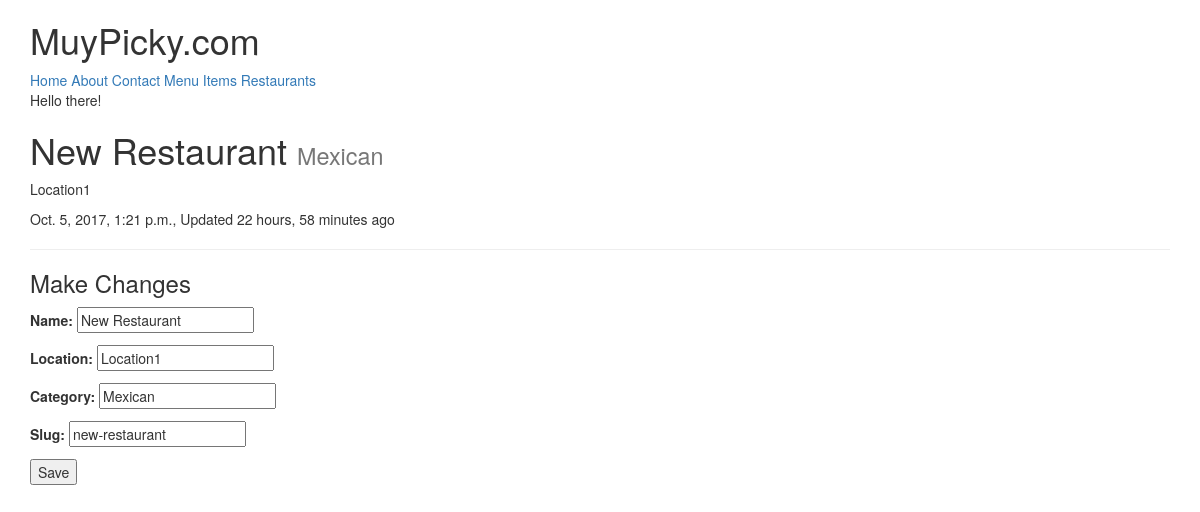
The page /restaurants/new-restaurant/ (signed in) on the database as committed earlier.
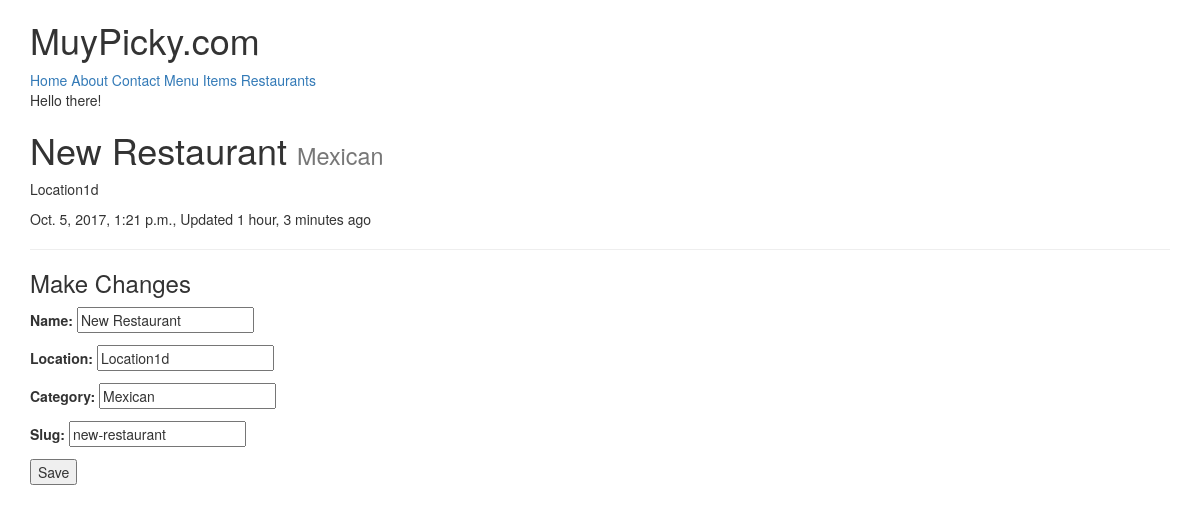
The same page on the database as committed later.
### restaurants/models.py (models this page shows, shortened)
class RestaurantLocation(models.Model):
    owner       = models.ForeignKey(User) # Django Models Unleashed JOINCFE.com
    name        = models.CharField(max_length=120)
    location    = models.CharField(max_length=120, null=True, blank=True)
    category    = models.CharField(max_length=120, null=True, blank=True, validators=[validate_category])
    timestamp   = models.DateTimeField(auto_now_add=True)
    updated     = models.DateTimeField(auto_now=True)
    slug        = models.SlugField(null=True, blank=True)

### restaurants/views.py (the view)
# urls.py: url(r'^(?P<slug>[\w-]+)/$', RestaurantUpdateView.as_view(), name='detail'),
class RestaurantUpdateView(LoginRequiredMixin,UpdateView):
    form_class = RestaurantLocationCreateForm
    template_name = 'restaurants/detail-update.html'
    def get_context_data(self, *args, **kwargs):
        context = super(RestaurantUpdateView, self).get_context_data(*args, **kwargs)
        name = self.get_object().name
        context['title'] = f'Update Restaurant: {name}'
        return context
    def get_queryset(self):
        return RestaurantLocation.objects.filter(owner=self.request.user)

### restaurants/forms.py (shortened to what this page needs)
class RestaurantLocationCreateForm(forms.ModelForm):
    class Meta:
        model = RestaurantLocation
        fields = [
            'name',
            'location',
            'category',
            'slug',
        ]

### restaurants/templates/restaurants/detail-update.html (shortened to what this page needs)
{% extends "base.html" %}
{% block content %}
<h1>{{ form.instance.name }} <small>{{ form.instance.category }}</small></h1>
<p>{{ form.instance.location }}</p>
<p>{{ form.instance.timestamp }}, Updated {{ form.instance.updated|timesince }} ago</p>
<hr/>
<h3>Make Changes</h3>
{% include 'snippets/form-snippet.html' with form=form%}
{% endblock %}

### templates/snippets/form-snippet.html (shortened to what this page needs)
<form method="POST"> {% csrf_token %}
    {{ form.as_p }}
    <button type="submit">Save</button>
</form>

Rows that differ between the two databases and show on the page:
changed RestaurantLocation "New Restaurant": instance.location "Location1" → "Location1d"; instance.updated "22 hours, 58 minutes" → "1 hour, 3 minutes"; location "Location1" → "Location1d"
